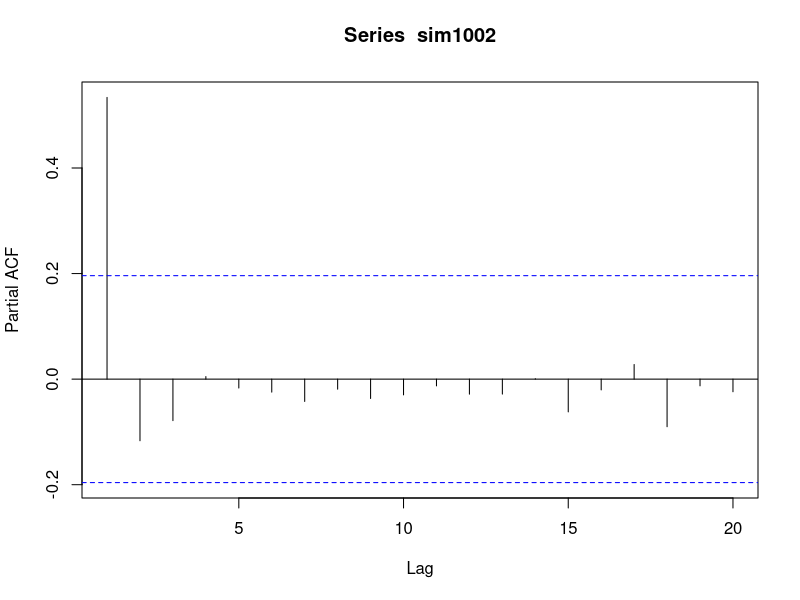
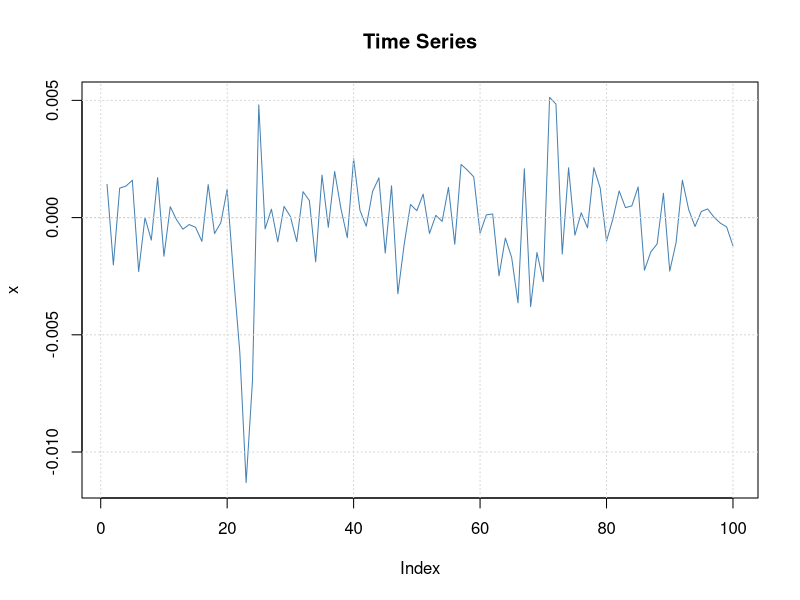
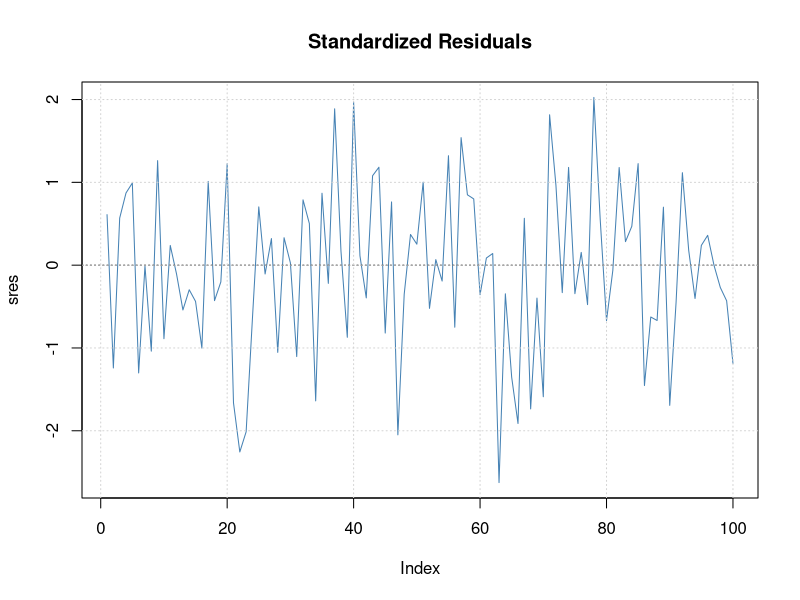
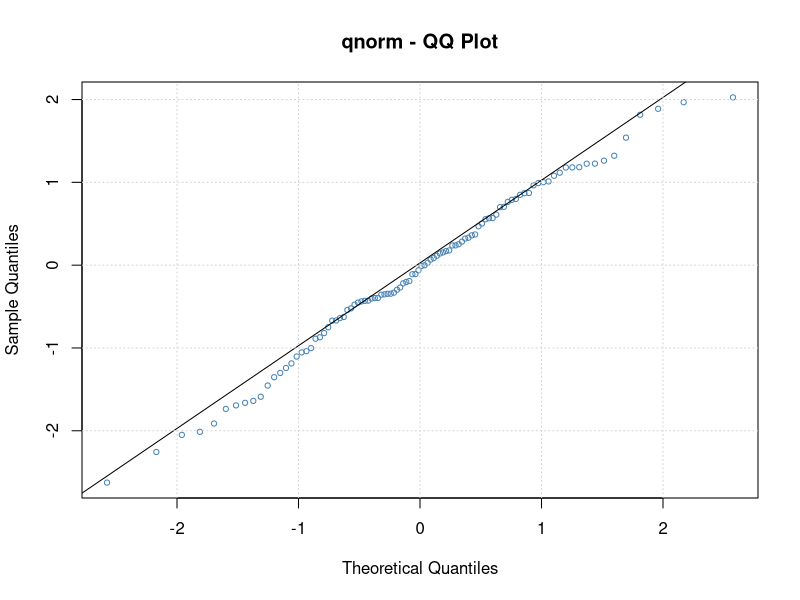
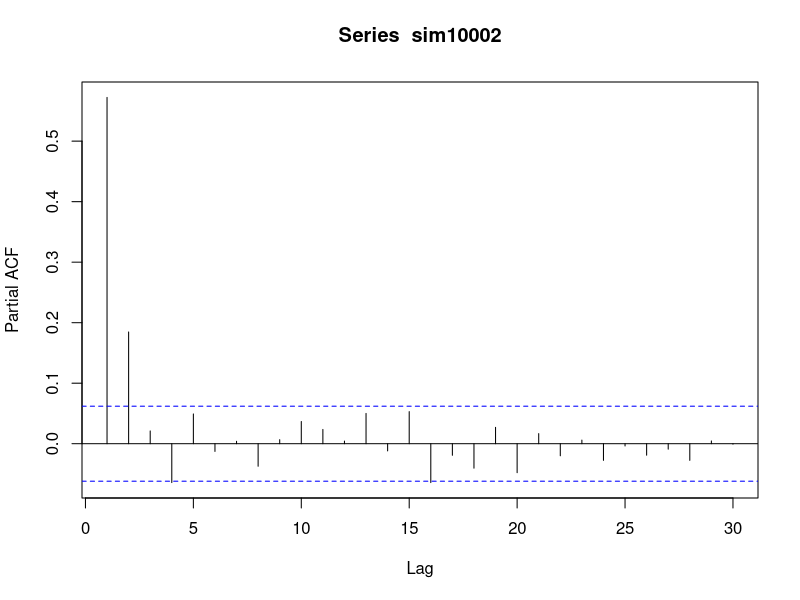
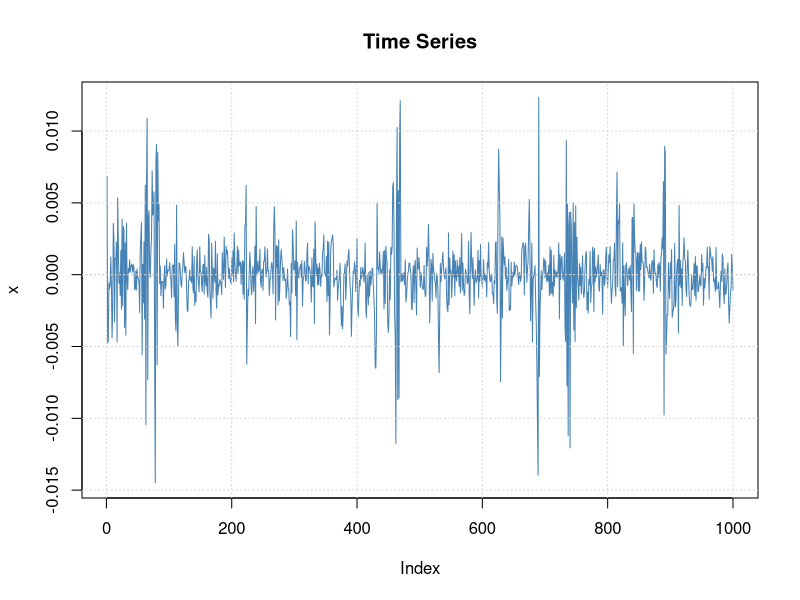
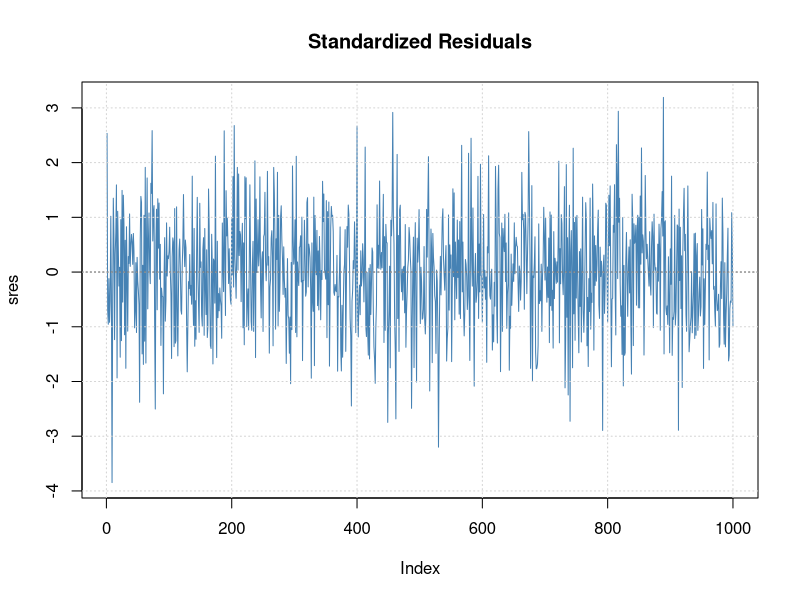
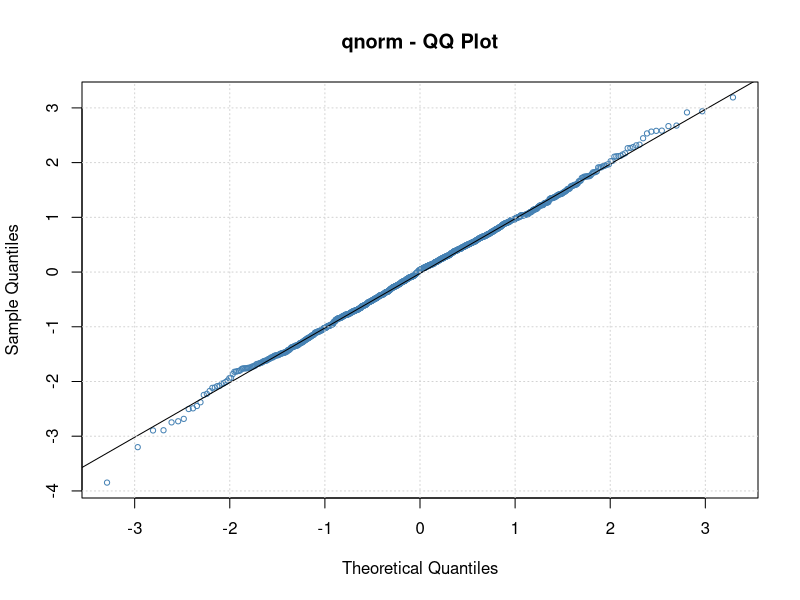

The R script that drew these images, in order:
# clear variables and close windows
rm(list = ls(all = TRUE))
graphics.off()

# install and load packages
if(!require("fGarch")){install.packages("fGarch")};  library(fGarch)
if(!require("grid")){install.packages("grid")};  library(grid)
if(!require("gridExtra")){install.packages("gridExtra")};  library(gridExtra)

#set seed
set.seed(123456)
#simulated ARCH(1) model with n=100 with alpha=0.9 
sim100<-garchSim(spec = garchSpec(model = list(alpha = 0.9, beta = 0)),100)
#plot PACF of squared Observations
sim1002<-sim100^2
pacf(sim1002)
#ARCH model estimation
model100 <- garchFit(~garch(1), data =sim100,cond.dist = "QMLE")
summary(model100)
#plot of Time Series
plot(model100,which = 1)
#plot of Standardized Residuals
plot(model100,which = 9)
#Quantile-Quantile Plot of Standardized Residuals
plot(model100,which = 13)

#now the same for n=1000
sim1000<-garchSim(spec = garchSpec(model = list(alpha = 0.9, beta = 0)),1000)
#plot PACF of squared Observations
sim10002<-sim1000^2
pacf(sim10002)
#ARCH model estimation
model1000 <- garchFit(~garch(1), data =sim1000,cond.dist = "QMLE")
#plot of Time Series
plot(model1000,which = 1)
#plot of Standardized Residuals
plot(model1000,which = 9)
#Quantile-Quantile Plot of Standardized Residuals
plot(model1000,which = 13)

                                  
